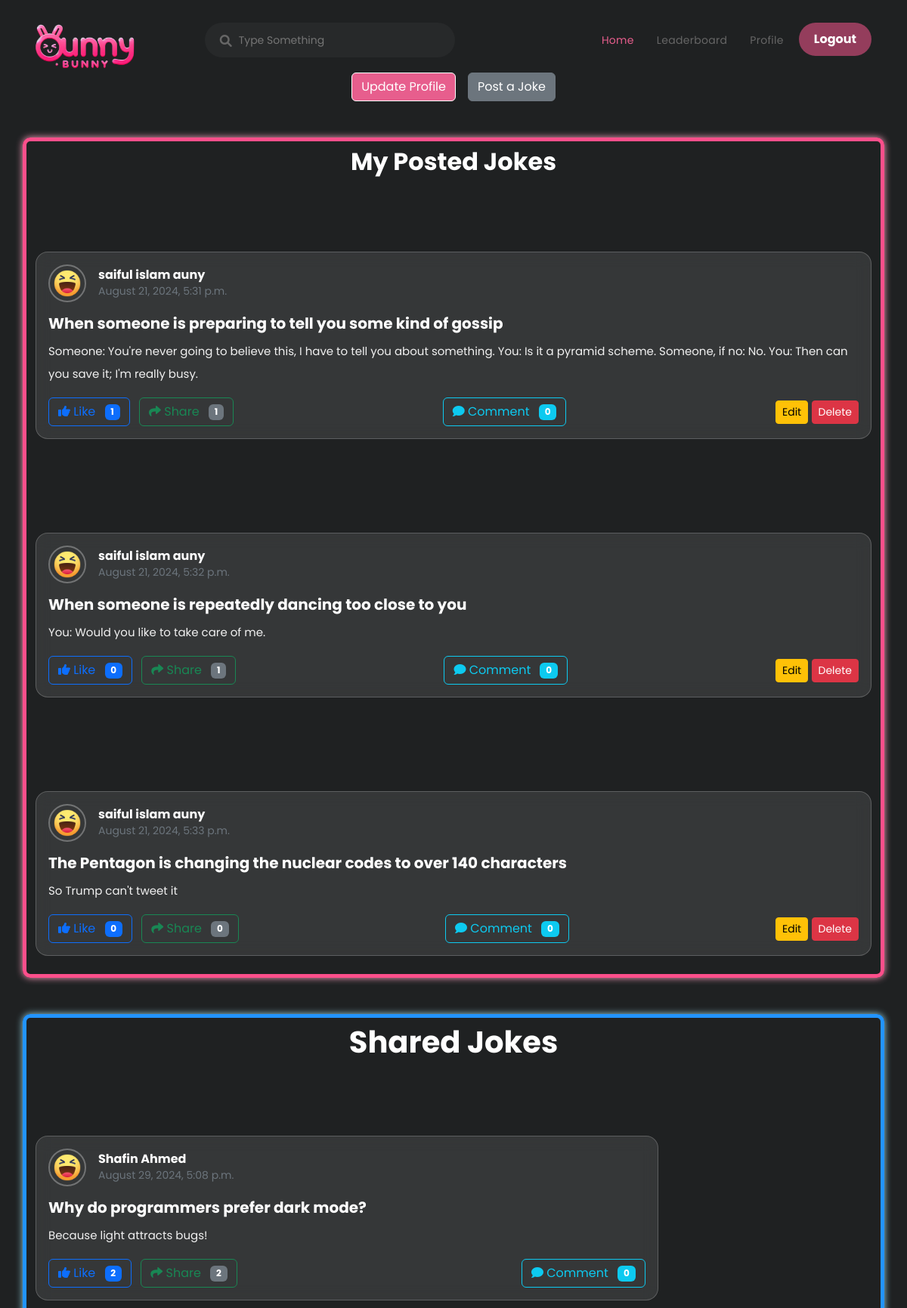
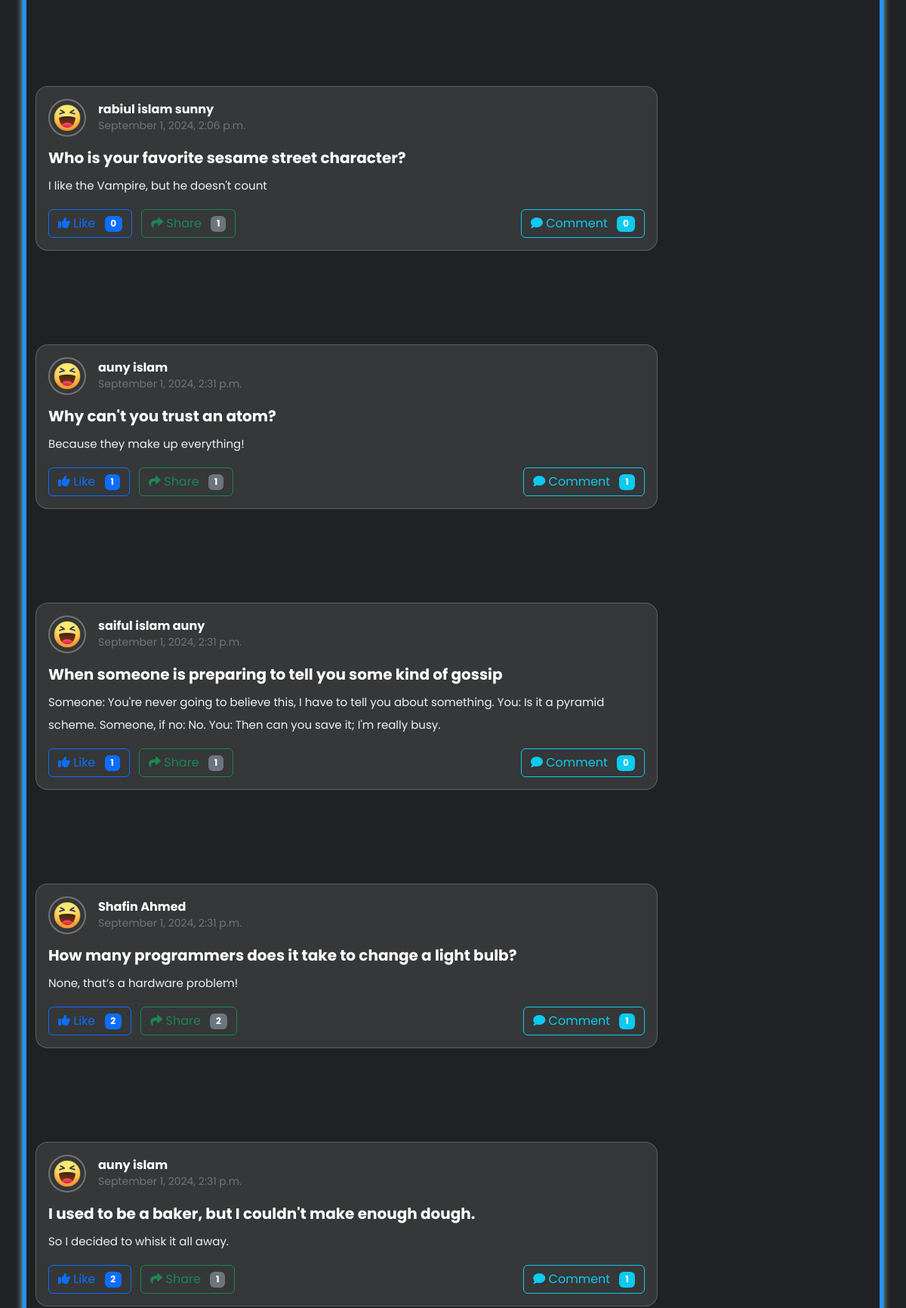
The page /jokes/user_profile/ (signed in, upper part) on the database its author committed (2 pictures, top to bottom).
### funny_post/models.py (models this page shows, shortened)
class Joke(models.Model):
    user = models.ForeignKey(User, on_delete=models.CASCADE, related_name='jokes')
    category = models.ForeignKey(Category, on_delete=models.SET_NULL, null=True)
    title = models.CharField(max_length=200)
    content = models.TextField()
    created_at = models.DateTimeField(auto_now_add=True)
    updated_at = models.DateTimeField(auto_now=True)

class SharedJoke(models.Model):
    user = models.ForeignKey(User, on_delete=models.CASCADE)
    joke = models.ForeignKey(Joke, related_name='shared_jokes', on_delete=models.CASCADE)
    shared_at = models.DateTimeField(auto_now_add=True)

### funny_post/views.py (the view, shortened to what this page needs)
# urls.py: path('user_profile/', user_profile, name='profile'),
@login_required
def user_profile(request):
    submitted_jokes = Joke.objects.filter(user=request.user)
    shared_jokes = SharedJoke.objects.filter(user=request.user)
    joke_form = JokeForm()
    return render(request, 'accounts/user_profile.html', {
        'submitted_jokes': submitted_jokes,
        'shared_jokes': shared_jokes,
        'joke_form': joke_form
    })

### funny_post/forms.py
class JokeForm(forms.ModelForm):
    class Meta:
        model = Joke
        fields = ['title', 'content', 'category']
    def __init__(self, *args, **kwargs):
        super(JokeForm, self).__init__(*args, **kwargs)
        for field in self.fields.values():
            field.widget.attrs.update({'class': 'form-control'})

### category/models.py (called while the page is built)
    def __str__(self):
        return self.name

### accounts/templates/accounts/user_profile.html (shortened to what this page needs)
{% extends 'base.html' %}
{% load static %}
{% block content %}
<div class="container mt-5">
    <div class="d-flex justify-content-center mb-4">
        <form action="{% url 'update_profile' %}" method="post">
            <button class="btn btn-primary mt-5" type="submit">Update Profile</button>
        </form>
        <a href="{% url 'submit_joke' %}" class="btn btn-secondary ms-3 mt-5">Post a Joke</a>
    </div>
    <div class="row mt-5" style="border: 5px solid #fc4f8b; /* Border color and width */
    border-radius: 10px; /* Optional: rounded corners */
    box-shadow: 0 0 10px #ffa2c1;">
        <h2 class="text-center mt-2">My Posted Jokes</h2>
        {% for joke in submitted_jokes %}
        <div class="col-lg-12 mb-4">
            <div class="card rounded-4" style="background: rgba(255, 255, 255, 0.1); backdrop-filter: blur(10px); border: 1px solid rgba(255, 255, 255, 0.2);">
                <div class="card-body" style="color: #fff; font-size: 16px;">
                    <div class="d-flex align-items-center mb-3">
                        <div class="me-3">
                            <img src="{% static 'assets/images/haha.png' %}" alt="Avatar" class="rounded-circle" style="width: 50px; border: 2px solid rgba(255, 255, 255, 0.3);">
                        </div>
                        <div>
                            <h6 class="mb-0" style="font-weight: bold; color: #fff;">{{ joke.user.first_name }} {{ joke.user.last_name }}</h6>
                            <small class="text-muted">{{ joke.created_at|date:"F j, Y, g:i a" }}</small>
                        </div>
                    </div>
                    <h5 class="card-title" style="font-weight: bold; color: #fff;">{{ joke.title }}</h5>
                    <p class="card-text" style="margin-top: 10px; color: #f1f1f1;">{{ joke.content }}</p>
                    <div class="d-flex justify-content-between align-items-center mt-3">
                        <div>
                            <a href="{% url 'like_joke' joke.id %}" class="btn btn-outline-primary">
                                <i class="fas fa-thumbs-up"></i> Like
                                <span class="badge bg-primary ms-2">{{ joke.likes.count }}</span>
                            </a>
                            <a href="{% url 'share_joke' joke.id %}" class="btn btn-outline-success ms-2">
                                <i class="fas fa-share"></i> Share
                                <span class="badge bg-secondary ms-2">{{ joke.shared_jokes.count }}</span>
                            </a>
                        </div>
                        <div>
                            <button class="btn btn-outline-info" onclick="toggleCommentForm({{ joke.id }})">
                                <i class="fas fa-comment"></i> Comment
                                <span class="badge bg-info ms-2">{{ joke.comments.count }}</span>
                            </button>
                        </div>
                        <div>
                            <button class="btn btn-warning btn-sm" data-bs-toggle="modal" data-bs-target="#editModal-{{ joke.id }}">Edit</button>
                            <form method="post" action="{% url 'delete_joke' joke.id %}" class="d-inline">
                                <button type="submit" class="btn btn-danger btn-sm">Delete</button>
                            </form>
                        </div>
                    </div>
                </div>
            </div>
        </div>
        {% empty %}
        <p class="text-center">No submitted jokes yet.</p>
        {% endfor %}
    </div>
<div class="row mt-5" style="
    border: 5px solid #2294ff; /* Border color and width */
    border-radius: 10px; /* Optional: rounded corners */
    box-shadow: 0 0 10px rgba(169, 238, 255, 0.877); /* Glowing effect */
">
    <h1 class="mt-2 text-center">Shared Jokes</h1>
    {% for shared_joke in shared_jokes %}
    <div class="col-lg-9">
        <div class="card mb-4 rounded-4" style="background: rgba(255, 255, 255, 0.1); backdrop-filter: blur(10px); border: 1px solid rgba(255, 255, 255, 0.2);">
            <div class="card-body" style="color: #fff; font-size: 16px;">
                <div class="d-flex align-items-center mb-3">
                    <div class="me-3">
                        <img src="{% static 'assets/images/haha.png' %}" alt="Avatar" class="rounded-circle" style="width: 50px; border: 2px solid rgba(255, 255, 255, 0.3);">
                    </div>
                    <div>
                        <h6 class="mb-0" style="font-weight: bold; color: #fff;">{{ shared_joke.joke.user.first_name }} {{ shared_joke.joke.user.last_name }}</h6>
                        <small class="text-muted">{{ shared_joke.shared_at|date:"F j, Y, g:i a" }}</small>
                    </div>
                </div>
                <h5 class="card-title" style="font-weight: bold; color: #fff;">{{ shared_joke.joke.title }}</h5>
                <p class="card-text" style="margin-top: 10px; color: #f1f1f1;">{{ shared_joke.joke.content }}</p>
                <div class="d-flex justify-content-between align-items-center mt-3">
                    <div>
                        <a href="{% url 'like_joke' shared_joke.joke.id %}" class="btn btn-outline-primary">
                            <i class="fas fa-thumbs-up"></i> Like
                            <span class="badge bg-primary ms-2">{{ shared_joke.joke.likes.count }}</span>
                        </a>
                        <a href="{% url 'share_joke' shared_joke.joke.id %}" class="btn btn-outline-success ms-2">
                            <i class="fas fa-share"></i> Share
                            <span class="badge bg-secondary ms-2">{{ shared_joke.joke.shared_jokes.count }}</span>
                        </a>
                    </div>
                    <div>
                        <button class="btn btn-outline-info" onclick="toggleCommentForm({{ shared_joke.joke.id }})">
                            <i class="fas fa-comment"></i> Comment
                            <span class="badge bg-info ms-2">{{ shared_joke.joke.comments.count }}</span>
                        </button>
                    </div>
                </div>
            </div>
        </div>
    </div>
    {% empty %}
    <p>No shared jokes yet.</p>
    {% endfor %}
</div>
</div>
{% endblock %}

### core/static/assets/css/templatemo-cyborg-gaming.css (style rules this page uses)
html, body, div, span, applet, object, iframe, h1, h2, h3, h4, h5, h6, p, blockquote, div pre, a, abbr, acronym, address, big, cite, code, del, dfn, em, font, img, ins, kbd, q, s, samp, small, strike, strong, sub, sup, tt, var, b, u, i, center, dl, dt, dd, ol, ul, li, figure, header, nav, section, article, aside, footer, figcaption { margin: 0; padding: 0; border: 0; outline: 0; }
* { box-sizing: border-box; }
html, body { font-family: 'Poppins', sans-serif; font-weight: 400; background-color: #1e1e1e; font-size: 16px; -ms-text-size-adjust: 100%; -webkit-font-smoothing: antialiased; -moz-osx-font-smoothing: grayscale; }
a { color: #CCC; text-decoration: none !important; }
h1, h2, h3, h4, h5, h6 { margin-top: 0px; margin-bottom: 0px; color: #fff; font-weight: 700; }
p { font-size: 15px; line-height: 30px; color: #fff; }
img { width: 100%; overflow: hidden; }
html, body { background: #1f2122; font-family: 'Poppins', sans-serif; }
p { font-size: 15px; color: #666; line-height: 30px; margin-bottom: 0px; }
body { overflow-x: hidden; }

### core/static/assets/css/custom.css (style rules this page uses)
body { display: flex; flex-direction: column; min-height: 100vh; }
.card { margin-top: 100px !important; background-color: #E75E8D; color: #FFFFFF; }
.btn-primary { background-color: #E75E8D; border-color: #ffffff; color: #FFFFFF; }

### rows shown on the page
Joke: user.first_name "saiful islam", user.last_name "auny", created_at "August 21, 2024, 5:31 p.m.", title "When someone is preparing to tell you some kind of gossip", content "Someone: You're never going to believe this, I have to tell you about something. You: Is it a pyramid scheme. Someone, if no: No. You: Then can you save it; I'm really busy.", likes.count "1", shared_jokes.count "1", comments.count "0"
Joke: user.first_name "saiful islam", user.last_name "auny", created_at "August 21, 2024, 5:32 p.m.", title "When someone is repeatedly dancing too close to you", content "You: Would you like to take care of me.", likes.count "0", shared_jokes.count "1", comments.count "0"
Joke: user.first_name "saiful islam", user.last_name "auny", created_at "August 21, 2024, 5:33 p.m.", title "The Pentagon is changing the nuclear codes to over 140 characters", content "So Trump can't tweet it", likes.count "0", shared_jokes.count "0", comments.count "0"
SharedJoke: joke.user.first_name "Shafin", joke.user.last_name "Ahmed", shared_at "August 29, 2024, 5:08 p.m.", joke "Why do programmers prefer dark mode?", joke.content "Because light attracts bugs!", joke.likes.count "2", joke.shared_jokes.count "2", joke.comments.count "0"
SharedJoke: joke.user.first_name "rabiul islam", joke.user.last_name "sunny", shared_at "September 1, 2024, 2:06 p.m.", joke "Who is your favorite sesame street character?", joke.content "I like the Vampire, but he doesn't count", joke.likes.count "0", joke.shared_jokes.count "1", joke.comments.count "0"
SharedJoke: joke.user.first_name "auny", joke.user.last_name "islam", shared_at "September 1, 2024, 2:31 p.m.", joke "Why can't you trust an atom?", joke.content "Because they make up everything!", joke.likes.count "1", joke.shared_jokes.count "1", joke.comments.count "1"
SharedJoke: joke.user.first_name "saiful islam", joke.user.last_name "auny", shared_at "September 1, 2024, 2:31 p.m.", joke "When someone is preparing to tell you some kind of gossip", joke.content "Someone: You're never going to believe this, I have to tell you about something. You: Is it a pyramid scheme. Someone, if no: No. You: Then can you save it; I'm really busy.", joke.likes.count "1", joke.shared_jokes.count "1", joke.comments.count "0"
SharedJoke: joke.user.first_name "Shafin", joke.user.last_name "Ahmed", shared_at "September 1, 2024, 2:31 p.m.", joke "How many programmers does it take to change a light bulb?", joke.content "None, that’s a hardware problem!", joke.likes.count "2", joke.shared_jokes.count "2", joke.comments.count "1"
SharedJoke: joke.user.first_name "auny", joke.user.last_name "islam", shared_at "September 1, 2024, 2:31 p.m.", joke "I used to be a baker, but I couldn't make enough dough.", joke.content "So I decided to whisk it all away.", joke.likes.count "2", joke.shared_jokes.count "1", joke.comments.count "1"
